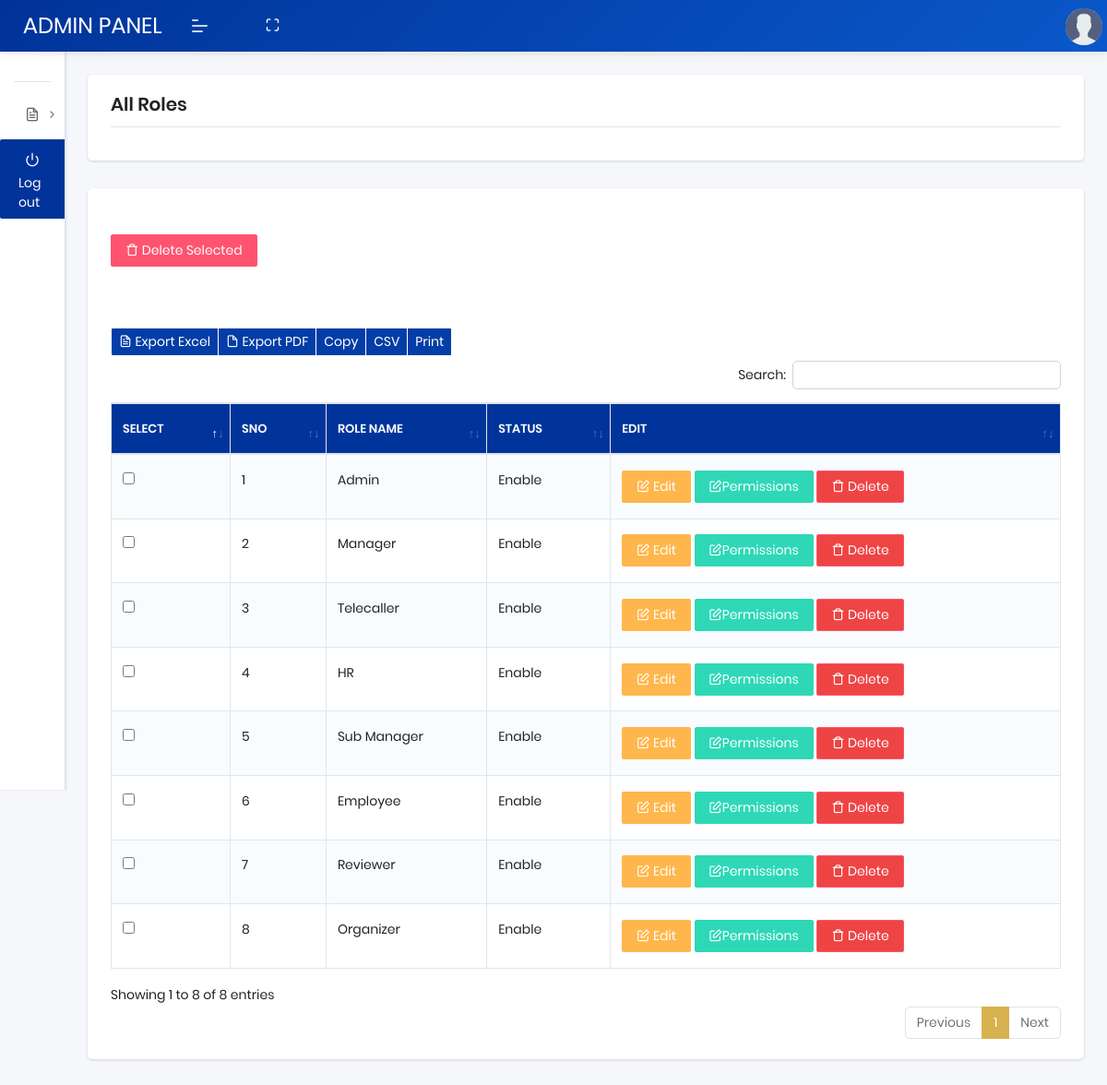
The page /manage-role.php (signed in) on the database its author committed.
### tables this page shows
CREATE TABLE `roles` (
  `role_id` int(11) NOT NULL,
  `role_name` varchar(40) NOT NULL,
  `status` int(11) NOT NULL,
  `created_at` timestamp NOT NULL DEFAULT current_timestamp() ON UPDATE current_timestamp()
);

### manage-role.php (the view, shortened to what this page needs)
<?php
include("db/config.php");
$query = "SELECT * FROM roles";
$result = mysqli_query($db, $query);
?>
<!DOCTYPE html>
<html lang="en">
<head>
    <link rel="stylesheet" href="assets/css/plugins/dataTables.bootstrap4.min.css">
    <link rel="stylesheet" href="assets/css/style.css">
</head>
<body class="">
   	<?php
		include("header.php");
	?>
	<?php
		include("navbar.php");
	?>
    <section class="pcoded-main-container">
        <div class="pcoded-content">
            <div class="page-header">
                <div class="page-block">
                    <div class="row align-items-center">
                        <div class="col-md-12">
                            <div class="page-header-title">
                                <h5 class="m-b-10">All Roles
                                </h5>
                            </div>
                        </div>
                    </div>
                </div>
            </div>
            <div class="row">
                <div class="col-sm-12">
                    <div class="card">
                        <div class="card-header table-card-header">
                        </div>
                        <div class="card-body">
                         <form id="deleteMForm" action="delete-role.php" method="post">
                                <button type="button" id="deleteSelected" class="btn btn-danger">
                                    <i class='feather icon-trash'></i> Delete Selected
                                </button>
                            <div class="dt-responsive table-responsive mt-4">
                                <br />
                                <?php
                                echo '<table id="basic-btn" class="table table-striped table-bordered nowrap">';
                                echo "<thead>";
                                echo "<tr>";
                                echo "<th>SELECT</th>";
                                echo "<th>SNO</th>";
                                echo "<th>ROLE NAME</th>";
                                echo "<th>STATUS</th>";
                                echo "<th>EDIT</th>";
                                echo "</tr>";
                                echo "</thead>";
                                ?>
                               <?php
$count = 1;
echo "<tbody>";
while ($row = mysqli_fetch_assoc($result)) {
    echo "<tr class='record'>";
    $encoded_id = base64_encode($row['role_id']);
    echo "<td><input type='checkbox' name='role_ids[]' value='$encoded_id'></td>";
    echo "<td> $count </td>";
    echo "<td>" . htmlspecialchars($row['role_name']) . "</td>";
    echo "<td>";
    if ($row['status'] == 1) {
        echo "Enable";
    } else {
        echo "Disable";
    }
    echo "</td>";
    echo "<td>
        <a href='edit-role.php?id=$encoded_id' class='btn btn-warning'>
            <i class='feather icon-edit'></i> Edit
        </a>
        <a href='add-role-permissions.php?id=$encoded_id' class='btn btn-success'>
            <i class='feather icon-edit'></i>Permissions
        </a>
       <a href='javascript:void(0)' class='btn btn-danger delete-btn' data-id='$encoded_id' data-bs-toggle='modal' data-bs-target='#deleteModal'>
        <i class='feather icon-trash'></i> Delete
    </a>
    </td>";
    echo "</tr>";
    $count++;
}
echo "</tbody>";
?>
                            </div>
                           <br/>
                        </form>
                        </div>
                    </div>
                </div>
            </div>
        </div>
    </section>
</body>
</html>

### rows shown on the page
roles: role_name "Admin", status "Enable"
roles: role_name "Manager", status "Enable"
roles: role_name "Telecaller", status "Enable"
roles: role_name "HR", status "Enable"
roles: role_name "Sub Manager", status "Enable"
roles: role_name "Employee", status "Enable"
roles: role_name "Reviewer", status "Enable"
roles: role_name "Organizer", status "Enable"
